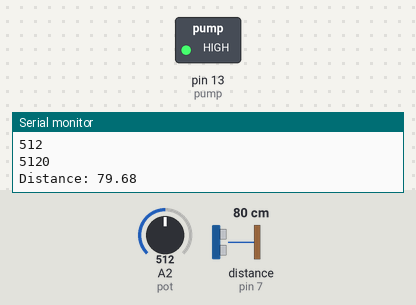
Bench run of a sketch on a simulated Arduino Uno, built with avr-gcc and run on an emulated ATmega328P. On the bench: switched loads named in the sketch (green lamp = pin HIGH), the last lines printed to the serial monitor. Wiring (inferred from the names in the program): ultrasonic range finder: trigger pin 6; echo pin 7. The test bench sets the inputs (shaded band); at power-on: distance to the obstacle (sensor on pin 7) 80 cm, A2 (pot) = 512. The echo pulse lasts 58.3 µs per cm; pins used as bus, display or sensor lines are not drawn.

Above: at 1.2 s.
1.3 s: distance to the obstacle (sensor on pin 7) set to 17 cm
2.8 s: distance to the obstacle (sensor on pin 7) set to 14 cm
At 3.8 s:
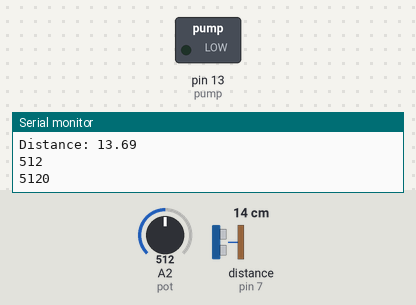
Timing chart, 0 to 5.8 s (numbered marks = the images above; inputs shaded):
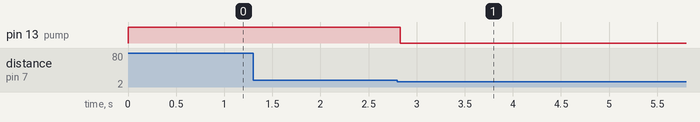

The sketch:

AHW.ino
```cpp
int pump = 13;
int pot = A2;
int trigPin = 6;
int echoPin = 7;
float duration, distance;
int pot1 = 0;
int pot2 = 1;


void setup() {
  pinMode(pot, INPUT);
  pinMode(trigPin, OUTPUT);
  pinMode(pump,OUTPUT);
  digitalWrite(pump,HIGH);
  pinMode(echoPin, INPUT);
  Serial.begin(9600);

}

void loop() {

    digitalWrite(trigPin, LOW);
    delayMicroseconds(2);
    digitalWrite(trigPin, HIGH);
    delayMicroseconds(10);
    digitalWrite(trigPin, LOW);
    pot1 = analogRead(pot);
    duration = pulseIn(echoPin, HIGH);
    distance = (duration*.0343)/2;
    pot2 = pot1*10;
    Serial.print("Distance: ");
    Serial.println(distance);
    Serial.println(pot1);
    Serial.println(pot2);
    delay(10);

if(distance<15){
    digitalWrite(pump,LOW);
    delay(pot2); //delay berdasarkan potensio

  }
  else{
    digitalWrite(pump,HIGH);
  }
}
```

Measured:
- the behaviour switches between 16 and 15 cm on distance to the obstacle (sensor on pin 7) (found by bisection; images 0 and 1)
- after the input at 2.8 s, pin 13 (pump): HIGH → LOW at once
